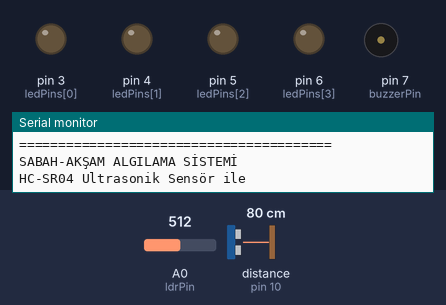
The sketch below on a simulated Arduino Uno, built with avr-gcc and run on an emulated ATmega328P. On the bench: output pins drawn as LEDs (lit = HIGH), buzzer (waves = sounding), the last lines printed to the serial monitor. Wiring (inferred from the names in the program): ultrasonic range finder: trigger pin 9; echo pin 10. The test bench sets the inputs (shaded band); at power-on: distance to the obstacle (sensor on pin 10) 80 cm, A0 (ldrPin) = 512. The echo pulse lasts 58.3 µs per cm; pins used as bus, display or sensor lines are not drawn.

Above: at 0.1 s.
At 1.4 s:
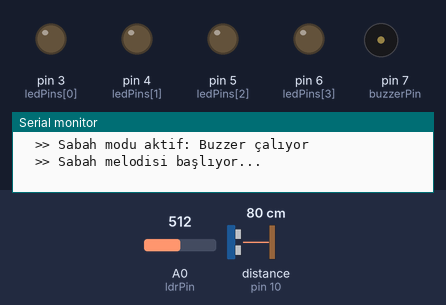
1.5 s: distance to the obstacle (sensor on pin 10) set to 2 cm
At 3.8 s:
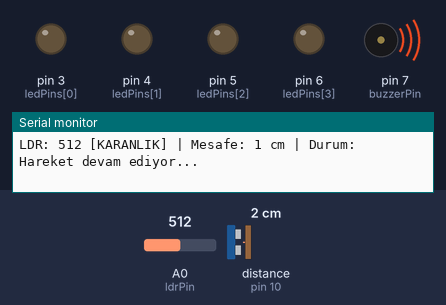
4.5 s: A0 (ldrPin) set to 487
6.4 s: distance to the obstacle (sensor on pin 10) set to 4 cm
9.4 s: A0 (ldrPin) set to 510
Timing chart, 0 to 12.4 s (numbered marks = the images above; inputs shaded):
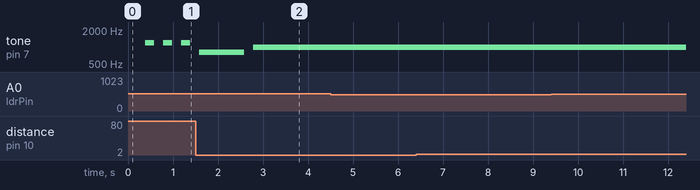

The sketch:

sabah_aksam_algilama.ino
```cpp
/*
 * SABAH-AKŞAM ALGILAMA SİSTEMİ
 * HC-SR04 Ultrasonik Mesafe Sensörlü
 * Tinkercad Uyumlu
 *
 * ÇALIŞMA PRENSİBİ:
 * - Sabah (aydınlık): Hareket algılanırsa BUZZER öter
 * - Akşam (karanlık): Hareket algılanırsa LED'ler yanar
 */

// ========== PİN TANIMLAMALARI ==========
// Mesafe Sensörü (HC-SR04)
const int trigPin = 9;
const int echoPin = 10;

// Diğer Sensör ve Aktüatörler
const int ldrPin = A0;          // LDR ışık sensörü
const int buzzerPin = 7;        // Buzzer
const int ledPins[] = {3, 4, 5, 6};  // LED pinleri
const int ledCount = 4;         // LED sayısı

// ========== AYARLANABİLİR PARAMETRELER ==========
int esikDegeri = 500;           // Işık eşiği (LDR) - AYARLAYIN!
int mesafeEsik = 80;            // Algılama mesafesi (cm) - AYARLAYIN!
const unsigned long beklemeSuresi = 5000; // Aktif kalma süresi (ms)

// ========== DEĞİŞKENLER ==========
long mesafe;
int ldrDegeri;
bool hareketAlgilandi = false;
unsigned long hareketZamani = 0;

// ========== SETUP ==========
void setup() {
  // Seri iletişimi başlat
  Serial.begin(9600);
  Serial.println("========================================");
  Serial.println("SABAH-AKŞAM ALGILAMA SİSTEMİ");
  Serial.println("HC-SR04 Ultrasonik Sensör ile");
  Serial.println("========================================");

  // Pin modlarını ayarla
  pinMode(trigPin, OUTPUT);
  pinMode(echoPin, INPUT);
  pinMode(buzzerPin, OUTPUT);

  // LED pinlerini çıkış yap ve kapat
  for (int i = 0; i < ledCount; i++) {
    pinMode(ledPins[i], OUTPUT);
    digitalWrite(ledPins[i], LOW);
  }

  // Buzzer'ı kapat
  noTone(buzzerPin);

  Serial.println("Sistem başlatıldı. Seri monitörden değerleri izleyin.");
  Serial.println("LDR < " + String(esikDegeri) + " : SABAH (Buzzer)");
  Serial.println("LDR >= " + String(esikDegeri) + " : AKŞAM (LED)");
  Serial.println("Mesafe < " + String(mesafeEsik) + " cm : Hareket");
  Serial.println();
}

// ========== ANA DÖNGÜ ==========
void loop() {
  // 1. SENSÖRLERDEN VERİ OKU
  mesafe = mesafeOlc();        // Mesafeyi ölç
  ldrDegeri = analogRead(ldrPin); // Işık şiddetini oku

  // 2. SERİ MONİTÖRE YAZDIR (Debug)
  Serial.print("LDR: ");
  Serial.print(ldrDegeri);
  if (ldrDegeri >= esikDegeri) {
    Serial.print(" [KARANLIK]");
  } else {
    Serial.print(" [AYDINLIK]");
  }

  Serial.print(" | Mesafe: ");
  if (mesafe <= 0) {
    Serial.print("OKUNAMADI");
  } else {
    Serial.print(mesafe);
    Serial.print(" cm");
  }

  Serial.print(" | Durum: ");

  // 3. HAREKET KONTROLÜ (2-400cm arası geçerli)
  if (mesafe > 0 && mesafe < mesafeEsik && mesafe < 400) {
    // HAREKET ALGILANDI!
    if (!hareketAlgilandi) {
      hareketAlgilandi = true;
      hareketZamani = millis();

      // IŞIK DURUMUNA GÖRE İŞLEM YAP
      if (ldrDegeri <= esikDegeri) {
        // AKŞAM MODU (KARANLIK) -> LED'ler YANAR
        Serial.println("AKŞAM - LED'ler YANIYOR");
        aksamModu();
      } else {
        // SABAH MODU (AYDINLIK) -> BUZZER ÖTER
        Serial.println("SABAH - BUZZER ÇALIYOR");
        sabahModu();
      }
    } else {
      Serial.println("Hareket devam ediyor...");
    }
  } else {
    // HAREKET YOK veya MESAFE ÇOK UZAK
    if (hareketAlgilandi) {
      // Hareket biteli belli süre oldu mu kontrol et
      if (millis() - hareketZamani > beklemeSuresi) {
        sistemSifirla();
        Serial.println("Sistem sıfırlandı");
      } else {
        Serial.println("Beklemede (aktif)");
      }
    } else {
      Serial.println("Beklemede");
    }
  }

  delay(100);  // 100ms ölçüm aralığı
}

// ========== FONKSİYONLAR ==========

// MESAFE ÖLÇME FONKSİYONU (HC-SR04 için)
long mesafeOlc() {
  long sure, uzaklik;

  // Trig pinini temizle
  digitalWrite(trigPin, LOW);
  delayMicroseconds(2);

  // 10 mikrosaniye HIGH sinyal gönder
  digitalWrite(trigPin, HIGH);
  delayMicroseconds(10);
  digitalWrite(trigPin, LOW);

  // Echo pininden gelen sinyalin süresini ölç
  sure = pulseIn(echoPin, HIGH, 30000); // 30ms timeout

  // Süreyi cm'ye çevir (ses hızı = 340 m/s = 0.034 cm/µs)
  // Gidiş-dönüş olduğu için 2'ye böl
  uzaklik = sure * 0.034 / 2;

  // Hatalı okumalar için kontrol
  if (uzaklik <= 0 || uzaklik > 400) {
    return -1;  // Geçersiz okuma
  }

  return uzaklik;
}

// AKŞAM MODU - LED'leri yak (efektli)
void aksamModu() {
  Serial.println("  >> Akşam modu aktif: LED'ler yanıyor");

  // Önce tüm LED'leri kapat
  for (int i = 0; i < ledCount; i++) {
    digitalWrite(ledPins[i], LOW);
  }

  // Buzzer'ı kapat
  noTone(buzzerPin);

  // 1. Sırayla yakma efekti
  Serial.println("  >> Sırayla yakılıyor...");
  for (int i = 0; i < ledCount; i++) {
    digitalWrite(ledPins[i], HIGH);
    delay(150);  // Efekt süresi
  }

  // 2. Hafif yanıp sönme efekti
  Serial.println("  >> Yanıp sönme efekti...");
  for (int j = 0; j < 3; j++) {
    for (int i = 0; i < ledCount; i++) {
      digitalWrite(ledPins[i], LOW);
    }
    delay(100);
    for (int i = 0; i < ledCount; i++) {
      digitalWrite(ledPins[i], HIGH);
    }
    delay(100);
  }

  // 3. Sabit yanık kal
  Serial.println("  >> Sabit yanık kalacak...");
}

// SABAH MODU - Buzzer çal
void sabahModu() {
  Serial.println("  >> Sabah modu aktif: Buzzer çalıyor");

  // LED'leri kapat
  for (int i = 0; i < ledCount; i++) {
    digitalWrite(ledPins[i], LOW);
  }

  // Sabah uyanma melodisi
  // 1. Kısa uyarı sesleri
  Serial.println("  >> Sabah melodisi başlıyor...");
  for (int i = 0; i < 3; i++) {
    tone(buzzerPin, 1200, 200);  // Yüksek frekans
    delay(300);
    noTone(buzzerPin);
    delay(100);
  }

  // 2. Uzun uyarı
  tone(buzzerPin, 800, 1000);    // Alçak frekans, uzun
  delay(1200);

  // 3. Sürekli uyarı (bekleme süresi bitene kadar)
  tone(buzzerPin, 1000);
}

// SİSTEM SIFIRLAMA
void sistemSifirla() {
  Serial.println("  >> Sistem sıfırlanıyor...");

  // Tüm LED'leri kapat
  for (int i = 0; i < ledCount; i++) {
    digitalWrite(ledPins[i], LOW);
  }

  // Buzzer'ı kapat
  noTone(buzzerPin);

  // Bayrağı sıfırla
  hareketAlgilandi = false;
}

// ========== KALİBRASYON ve TEST FONKSİYONLARI ==========

// SİSTEM TESTİ - Tüm bileşenleri test et
void sistemTesti() {
  Serial.println("\n=== SİSTEM TESTİ BAŞLIYOR ===");

  // 1. LED TESTİ
  Serial.println("1. LED Testi:");
  for (int i = 0; i < ledCount; i++) {
    Serial.print("   LED");
    Serial.print(i+1);
    Serial.println(" yanıyor...");
    digitalWrite(ledPins[i], HIGH);
    delay(500);
    digitalWrite(ledPins[i], LOW);
    delay(200);
  }

  // 2. BUZZER TESTİ
  Serial.println("2. Buzzer Testi:");
  tone(buzzerPin, 1000, 500);
  Serial.println("   Buzzer çalıyor...");
  delay(1000);
  noTone(buzzerPin);

  // 3. LDR TESTİ
  Serial.println("3. LDR Testi (5 ölçüm):");
  for (int i = 0; i < 5; i++) {
    ldrDegeri = analogRead(ldrPin);
    Serial.print("   Ölçüm ");
    Serial.print(i+1);
    Serial.print(": ");
    Serial.print(ldrDegeri);
    Serial.print(" - ");
    if (ldrDegeri >= esikDegeri) {
      Serial.println("KARANLIK (Akşam)");
    } else {
      Serial.println("AYDINLIK (Sabah)");
    }
    delay(1000);
  }

  // 4. MESAFE SENSÖRÜ TESTİ
  Serial.println("4. Mesafe Sensörü Testi (10 ölçüm):");
  Serial.println("   Sensör önüne elinizi yaklaştırıp uzaklaştırın");
  for (int i = 0; i < 10; i++) {
    mesafe = mesafeOlc();
    Serial.print("   Ölçüm ");
    Serial.print(i+1);
    Serial.print(": ");
    if (mesafe <= 0) {
      Serial.println("OKUNAMADI");
    } else {
      Serial.print(mesafe);
      Serial.print(" cm - ");
      if (mesafe < mesafeEsik) {
        Serial.println("HAREKET ALGILANDI");
      } else {
        Serial.println("hareket yok");
      }
    }
    delay(800);
  }

  Serial.println("=== SİSTEM TESTİ TAMAMLANDI ===\n");
  delay(2000);
}

// LDR KALİBRASYONU - Işık eşiğini bul
void ldrKalibrasyon() {
  Serial.println("\n=== LDR KALİBRASYONU ===");
  Serial.println("1. Ortamı AYDINLIK yapın (Sabah modu)");
  Serial.println("   ENTER tuşuna basın...");
  while(!Serial.available());
  Serial.read();

  int toplam = 0;
  for (int i = 0; i < 10; i++) {
    toplam += analogRead(ldrPin);
    delay(200);
  }
  int aydinlikOrtalama = toplam / 10;
  Serial.print("   Aydınlık ortalama: ");
  Serial.println(aydinlikOrtalama);

  Serial.println("\n2. Ortamı KARANLIK yapın (Akşam modu)");
  Serial.println("   ENTER tuşuna basın...");
  while(!Serial.available());
  Serial.read();

  toplam = 0;
  for (int i = 0; i < 10; i++) {
    toplam += analogRead(ldrPin);
    delay(200);
  }
  int karanlikOrtalama = toplam / 10;
  Serial.print("   Karanlık ortalama: ");
  Serial.println(karanlikOrtalama);

  // Eşik değerini otomatik hesapla
  esikDegeri = (aydinlikOrtalama + karanlikOrtalama) / 2;

  Serial.println("\n=== KALİBRASYON SONUÇLARI ===");
  Serial.print("Aydınlık (Sabah): ");
  Serial.println(aydinlikOrtalama);
  Serial.print("Karanlık (Akşam): ");
  Serial.println(karanlikOrtalama);
  Serial.print("ÖNERİLEN EŞİK DEĞERİ: ");
  Serial.println(esikDegeri);
  Serial.print("Kodda şu satırı güncelleyin: ");
  Serial.print("int esikDegeri = ");
  Serial.print(esikDegeri);
  Serial.println(";\n");
}
```
